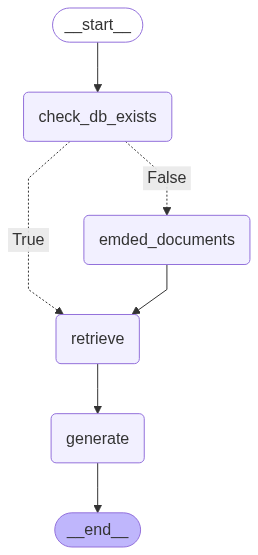

Python code for this plot:
import configparser
import os
import glob
import requests
import PyPDF2
from typing_extensions import TypedDict
from typing import List
from langchain_groq import ChatGroq
from langgraph.graph import START, END, StateGraph
from langchain_core.messages import HumanMessage, AIMessage
from typing import Annotated
from langgraph.graph.message import add_messages
from langchain_chroma import Chroma
import re
from langchain_core.documents import Document
from langchain.text_splitter import RecursiveCharacterTextSplitter
import matplotlib.pyplot as plt
import chromadb
from langchain_huggingface import HuggingFaceEmbeddings
from langchain.embeddings.base import Embeddings
from sentence_transformers import SentenceTransformer

class CustomEmbeddings(Embeddings):
    def __init__(self, model_name: str):
        self.model = SentenceTransformer(model_name)

    def embed_documents(self, documents: List[str]) -> List[List[float]]:  # type: ignore
        return [self.model.encode(d).tolist() for d in documents]

    def embed_query(self, query: str) -> List[float]: # type: ignore
        return self.model.encode([query])[0].tolist()

class State(TypedDict):
    messages: Annotated[list, add_messages]
    embeded: bool
    question: str
    context: List[Document]
    vector_db: dict

def extract_text_from_pdf_and_txt(folder_path):
    try:
        # List all PDF and TXT files in the specified folder
        pdf_and_txt_files = [f for f in os.listdir(folder_path) if f.endswith('.pdf') or f.endswith('.txt')]
        
        # Dictionary to store the text extracted from each file
        extracted_text = {}
        
        for filename in pdf_and_txt_files:
            filepath = os.path.join(folder_path, filename)
            try:
                text = ''
                
                # If the file is a PDF
                if filename.endswith('.pdf'):
                    with open(filepath, 'rb') as file:
                        reader = PyPDF2.PdfReader(file)
                        for page in reader.pages:
                            text += page.extract_text()
                
                # If the file is a TXT file
                elif filename.endswith('.txt'):
                    with open(filepath, 'r', encoding='utf-8') as file:
                        text = file.read()

                # Remove special characters (anything that is not a letter, digit, or space)
                text = re.sub(r'[^a-zA-Z0-9\s]', '', text)

                # Store the extracted text by the file name
                extracted_text[filename] = text

            except Exception as e:
                print(f"Error extracting text from {filename}: {e}")

        # Combine all the extracted text from the files
        all_text = ''.join(extracted_text.values())
        return all_text
    
    except Exception as e:
        print(f"Error processing files: {e}")
        return None
    
def check_db_exists(state: State) -> State:

    config_path = "config.ini"    
    config = configparser.RawConfigParser()
    config.read(config_path)

    persist_directory = config.get("Embedding_model_config", "persist_directory")

    """Check if vectors exist in the persistent directory."""
    
    # Check if the SQLite database file exists
    sqlite_path = os.path.join(persist_directory, 'chroma.sqlite3')
    if not os.path.exists(sqlite_path):
        print("SQLite database does not exist.")
        state['embeded'] = False
        return state

    # Look for directories with random names (e.g., '1f4d...' or similar)
    random_dirs = [d for d in os.listdir(persist_directory) if os.path.isdir(os.path.join(persist_directory, d))]
    
    # Now check if any of those directories contain .bin files
    found_bin_files = False
    for random_dir in random_dirs:
        bin_files = glob.glob(os.path.join(persist_directory, random_dir, '*.bin'))
        if len(bin_files)>=4:
            found_bin_files = True
            break

    if not found_bin_files:
        print("No .bin files found in the vector store.")
        state['embeded'] = False
        return state

    embedding_model = CustomEmbeddings(model_name="sentence-transformers/all-MiniLM-L6-v2")

    print("Vector store and embeddings are present.")
    persistent_client = chromadb.PersistentClient(path=persist_directory)

    vector_db = Chroma(
    client=persistent_client,
    embedding_function=embedding_model)

    state["vector_db"] = vector_db # type: ignore
    state['embeded'] = True
    return state

def emded_documents(state: State) -> State: 
    
    config_file = 'config.ini'
    config = configparser.RawConfigParser()
    config.read(config_file)
    
    chunk_size = int(config.get("Embedding_model_config", "chunk_size"))
    chunk_overlap = int(config.get("Embedding_model_config", "chunk_overlap"))
    doc_path = 'docs'

    embedding_model = CustomEmbeddings(model_name="sentence-transformers/all-MiniLM-L6-v2")

    persist_directory = config.get("Embedding_model_config", "PERSIST_DIRECTORY")
    corpus_doc = extract_text_from_pdf_and_txt(doc_path)

    vector_db = Chroma(
    embedding_function=embedding_model,
    persist_directory=persist_directory,  # Where to save data locally, remove if not necessary
    )

    document = Document(
    page_content = corpus_doc, # type: ignore
    # metadata={"source": "tweet"},
    id=1
    )

    text_splitter = RecursiveCharacterTextSplitter(chunk_size = chunk_size, chunk_overlap = chunk_overlap)

    doc_splits = text_splitter.split_documents([document])
    
    vector_db.add_documents(doc_splits)
                               
    state["vector_db"] = vector_db # type: ignore
    state["embeded"] = True
    return state

def retrieve(state: State):

    config_path = "config.ini"
    config = configparser.RawConfigParser()
    config.read(config_path)
    
    no_of_chunks = int(config.get("Embedding_model_config", "no_of_chunks"))

    vector_db = state["vector_db"]
    retrieved_docs = vector_db.similarity_search(state["question"], k = no_of_chunks) # type: ignore
    state["context"] = retrieved_docs
    return state

def generate(state: State):
    
    docs_content = "\n\n".join(doc.page_content for doc in state["context"])
    
    question = state["question"]

    human_message = f'''
    {question}

    {docs_content}
    '''
    
    state["messages"].append(HumanMessage(content = human_message))

    config_path = "config.ini"
    config = configparser.RawConfigParser()
    config.read(config_path)

    os.environ["GROQ_API_KEY"] = config.get('LLM_config', 'groq_api_key')

    model_name = config.get('LLM_config', 'model_name')
    model_temperature = int(config.get('LLM_config', 'model_temperature'))

    llm = ChatGroq(model= model_name, temperature = model_temperature)

    # Generate a response using the language model
    response = llm.invoke(state["messages"])
    # Update the state with the new messages
    state["messages"].append(response)

    return state

def main():

    # Set up the state graph
    graph = StateGraph(State)

    graph.add_node("check_db_exists", check_db_exists)
    graph.add_node("emded_documents", emded_documents)
    graph.add_node("retrieve", retrieve)
    graph.add_node("generate", generate)

    graph.add_edge(START, "check_db_exists")
    graph.add_conditional_edges("check_db_exists", lambda x:x["embeded"],
                                {
                                    True: "retrieve",
                                    False:"emded_documents"
                                })

    graph.add_edge("emded_documents", "retrieve")
    graph.add_edge("retrieve", "generate")
    graph.add_edge("generate", END)

    compiled_graph = graph.compile()
    # Assuming compiled_graph.get_graph().draw_mermaid_png() returns the image data
    image_data = compiled_graph.get_graph().draw_mermaid_png()

    # If you have the image as a file (e.g., saved as PNG), you can display it like this:
    with open("RAG.png", "wb") as f:
        f.write(image_data)

    state = {"messages": []}
    state["question"] = "What different aspects of water cycle? I know about Evaporation, Condensation, and Precipitation. Are there more?" # type: ignore

    state = compiled_graph.invoke(state)

    print(state["messages"][-1].content)

if __name__ == "__main__":
    main()
